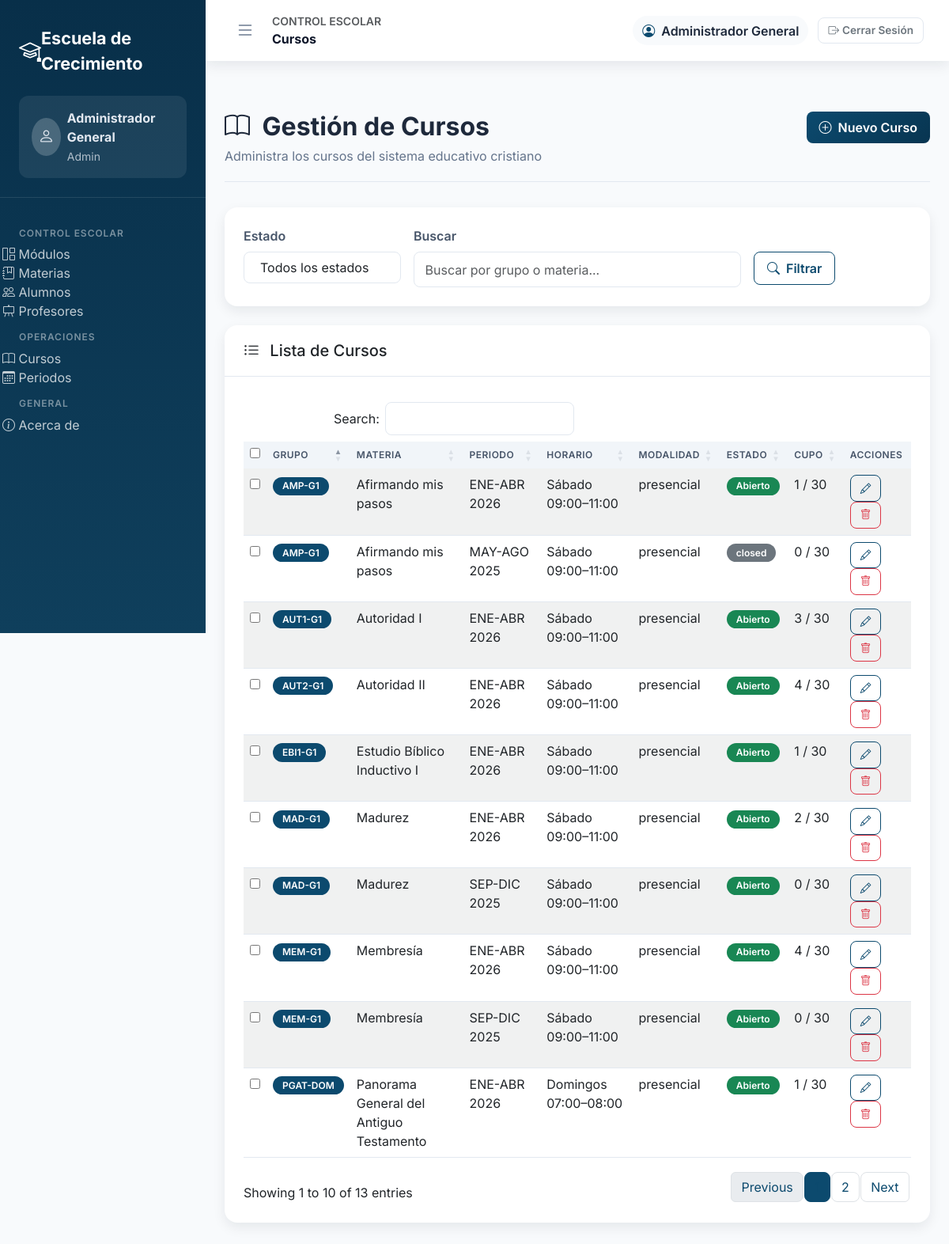
The page /courses (signed in) on the database its author committed.
### tables this page shows
CREATE TABLE `courses` (
  `id` int(10) UNSIGNED NOT NULL,
  `term_id` int(10) UNSIGNED NOT NULL,
  `subject_id` int(10) UNSIGNED NOT NULL,
  `group_name` varchar(80) NOT NULL,
  `schedule_label` varchar(120) NOT NULL,
  `modality` enum('zoom','presencial','mixto') NOT NULL DEFAULT 'zoom',
  `zoom_url` varchar(500) DEFAULT NULL,
  `pdf_path` varchar(255) DEFAULT NULL,
  `capacity` int(10) UNSIGNED NOT NULL DEFAULT '0',
  `status` enum('open','closed','archived') NOT NULL DEFAULT 'open',
  `created_at` timestamp NOT NULL DEFAULT CURRENT_TIMESTAMP,
  `updated_at` timestamp NOT NULL DEFAULT CURRENT_TIMESTAMP ON UPDATE CURRENT_TIMESTAMP
);

CREATE TABLE `subjects` (
  `id` int(10) UNSIGNED NOT NULL,
  `code` varchar(30) NOT NULL,
  `name` varchar(160) NOT NULL,
  `module_id` int(10) UNSIGNED DEFAULT NULL,
  `module` enum('I','II','III') DEFAULT NULL,
  `description` text,
  `is_active` tinyint(1) NOT NULL DEFAULT '1',
  `created_at` timestamp NOT NULL DEFAULT CURRENT_TIMESTAMP,
  `updated_at` timestamp NOT NULL DEFAULT CURRENT_TIMESTAMP ON UPDATE CURRENT_TIMESTAMP
);

CREATE TABLE `terms` (
  `id` int(10) UNSIGNED NOT NULL,
  `code` varchar(30) NOT NULL,
  `name` varchar(120) NOT NULL,
  `start_date` date DEFAULT NULL,
  `inscriptions_start` date NOT NULL,
  `inscriptions_end` date NOT NULL,
  `term_start` date NOT NULL,
  `term_end` date NOT NULL,
  `status` enum('draft','active','closed') NOT NULL DEFAULT 'draft',
  `created_at` timestamp NOT NULL DEFAULT CURRENT_TIMESTAMP,
  `updated_at` timestamp NOT NULL DEFAULT CURRENT_TIMESTAMP ON UPDATE CURRENT_TIMESTAMP,
  `enrollment_start` date DEFAULT NULL,
  `enrollment_end` date DEFAULT NULL
);

### src/UI/Views/courses/index.php (the view, shortened to what this page needs)
<?php
$basePath = rtrim($basePath ?? '', '/');
?>
<div class="container-xxl app-content">
    <div class="page-header">
        <div>
            <h1 class="page-title"><i class="bi bi-book me-2"></i> Gestión de Cursos</h1>
            <p class="page-subtitle">Administra los cursos del sistema educativo cristiano</p>
        </div>
        <div class="page-header-actions">
            <button class="btn btn-primary" data-bs-toggle="modal" data-bs-target="#createCourseModal">
                <i class="bi bi-plus-circle me-1"></i> Nuevo Curso
            </button>
        </div>
    </div>
    <div class="row mb-4">
        <div class="col-12">
            <div class="card filter-card">
                <div class="card-body">
                    <form class="row g-3" id="courseFilters" method="GET" action="<?= htmlspecialchars($basePath . '/courses') ?>">
                        <div class="col-md-3">
                            <label for="statusFilter" class="form-label">Estado</label>
                        </div>
                        <div class="col-md-6">
                            <label for="searchFilter" class="form-label">Buscar</label>
                            <input type="text" class="form-control" id="searchFilter" name="search" placeholder="Buscar por grupo o materia..." value="<?= htmlspecialchars($filters['search'] ?? '') ?>">
                        </div>
                        <div class="col-md-3">
                            <label class="form-label">&nbsp;</label>
                            <div>
                                <button type="submit" class="btn btn-outline-primary">
                                    <i class="bi bi-search me-1"></i> Filtrar
                                </button>
                            </div>
                        </div>
                    </form>
                </div>
            </div>
        </div>
    </div>
    <div class="row">
        <div class="col-12">
            <div class="card">
                <div class="card-header">
                    <h5 class="mb-0"><i class="bi bi-list-ul me-2"></i> Lista de Cursos</h5>
                </div>
                <div class="card-body">
                    <div class="table-responsive">
                        <table class="table table-striped table-hover" id="coursesTable" data-datatable data-order-column="1" data-order-direction="asc">
                            <thead>
                                <tr>
                                    <th data-orderable="false"><input type="checkbox" id="selectAll"></th>
                                    <th>Grupo</th>
                                    <th>Materia</th>
                                    <th>Periodo</th>
                                    <th>Horario</th>
                                    <th>Modalidad</th>
                                    <th>Estado</th>
                                    <th>Cupo</th>
                                    <th data-orderable="false">Acciones</th>
                                </tr>
                            </thead>
                            <tbody>
                                <?php if (empty($courses)): ?>
                                    <tr>
                                        <td colspan="9" class="text-center text-muted">No hay cursos registrados.</td>
                                    </tr>
                                <?php else: ?>
                                    <?php foreach ($courses as $course): ?>
                                        <?php
                                        $capacity = $course['capacity'] ?? null;
                                        $enrollmentCount = (int) ($course['enrollment_count'] ?? 0);
                                        $statusValue = $course['status'] ?? 'N/A';
                                        $statusKey = strtolower((string) $statusValue);
                                        $statusLabel = in_array($statusKey, ['open', 'abierto'], true)
                                            ? 'Abierto'
                                            : $statusValue;
                                        ?>
                                        <tr>
                                            <td><input type="checkbox" class="course-checkbox" value="<?= (int) $course['id'] ?>"></td>
                                            <td><span class="badge bg-primary"><?= htmlspecialchars($course['group_name'] ?? 'N/A') ?></span></td>
                                            <td><?= htmlspecialchars($course['subject_name'] ?? '') ?></td>
                                            <td><?= htmlspecialchars($course['term_name'] ?? 'Sin periodo') ?></td>
                                            <td><?= htmlspecialchars($course['schedule_label'] ?? 'Por definir') ?></td>
                                            <td><?= htmlspecialchars($course['modality'] ?? 'N/A') ?></td>
                                            <td><span class="badge bg-<?= in_array($statusKey, ['active', 'published', 'open'], true) ? 'success' : ($statusKey === 'draft' ? 'warning' : 'secondary') ?>">
                                                <?= htmlspecialchars($statusLabel) ?>
                                            </span></td>
                                            <td><?= $capacity ? sprintf('%d / %d', $enrollmentCount, $capacity) : $enrollmentCount ?></td>
                                            <td>
                                                <button
                                                    type="button"
                                                    class="btn btn-sm btn-outline-primary"
                                                    data-course-edit
                                                    data-id="<?= (int) $course['id'] ?>"
                                                    data-group-name="<?= htmlspecialchars($course['group_name'] ?? '', ENT_QUOTES) ?>"
                                                    data-subject-id="<?= (int) ($course['subject_id'] ?? 0) ?>"
                                                    data-term-id="<?= (int) ($course['term_id'] ?? 0) ?>"
                                                    data-status="<?= htmlspecialchars($course['status'] ?? '', ENT_QUOTES) ?>"
                                                    data-schedule-label="<?= htmlspecialchars($course['schedule_label'] ?? '', ENT_QUOTES) ?>"
                                                    data-modality="<?= htmlspecialchars($course['modality'] ?? '', ENT_QUOTES) ?>"
                                                    data-capacity="<?= (int) ($course['capacity'] ?? 0) ?>"
                                                >
                                                    <i class="bi bi-pencil"></i>
                                                </button>
                                                <button
                                                    type="button"
                                                    class="btn btn-sm btn-outline-danger"
                                                    data-course-delete
                                                    data-id="<?= (int) $course['id'] ?>"
                                                    data-name="<?= htmlspecialchars($course['group_name'] ?? '', ENT_QUOTES) ?>"
                                                >
                                                    <i class="bi bi-trash"></i>
                                                </button>
                                            </td>
                                        </tr>
                                    <?php endforeach; ?>
                                <?php endif; ?>
                            </tbody>
                        </table>
                    </div>
                </div>
            </div>
        </div>
    </div>
</div>

### public/assets/css/ui-premium.css (style rules this page uses)
:root { --primary-color: #0c4a6e; --primary-dark: #083551; --secondary-color: #082f49; --enterprise-accent: #0f5b82; --bs-primary: var(--primary-color); --bs-primary-rgb: 12, 74, 110; --success-color: #16a34a; --warning-color: #f59e0b; --danger-color: #ef4444; --info-color: #0ea5e9; --muted-color: #64748b; --border-color: #e2e8f0; --surface-color: #ffffff; --surface-alt: #f8fafc; --radius-lg: 16px; --radius-md: 12px; --radius-sm: 8px; --shadow-sm: 0 6px 16px rgba(15, 23, 42, 0.08); --shadow-md: 0 10px 30px rgba(15, 23, 42, 0.12); }
* { box-sizing: border-box; }
body { font-family: 'Inter', 'Segoe UI', sans-serif; background-color: var(--surface-alt); color: #0f172a; }
.app-body { min-height: 100vh; }
.app-content { max-width: 1400px; margin: 0 auto; padding: 2rem 1.5rem 3rem; }
.page-header { display: flex; align-items: flex-start; justify-content: space-between; gap: 1.5rem; margin-bottom: 2rem; padding-bottom: 1.25rem; border-bottom: 1px solid var(--border-color); }
.page-header .page-title { font-size: 2rem; font-weight: 700; margin-bottom: 0.35rem; }
.page-header .page-subtitle { color: var(--muted-color); margin-bottom: 0; }
.page-header-actions { display: flex; flex-wrap: wrap; gap: 0.75rem; }
.card { border: none; border-radius: var(--radius-lg); box-shadow: var(--shadow-sm); }
.card-header { background-color: transparent; border-bottom: 1px solid var(--border-color); padding: 1.25rem 1.5rem; }
.card-body { padding: 1.5rem; }
.filter-card { background: var(--surface-color); }
.table { margin-bottom: 0; border-color: var(--border-color); }
.table thead th { background-color: #f1f5f9; border: none; font-weight: 600; color: #475569; text-transform: uppercase; font-size: 0.75rem; letter-spacing: 0.04em; }
.table tbody tr { transition: background-color 0.2s ease; }
.table-striped > tbody > tr:nth-of-type(odd) > * { background-color: #fdfefe; }
.badge { border-radius: 999px; font-weight: 600; padding: 0.35rem 0.75rem; }
.btn { border-radius: var(--radius-sm); font-weight: 600; padding: 0.5rem 1rem; }
.btn-primary { background: linear-gradient(135deg, var(--primary-color), var(--primary-dark)); border: none; }
.btn-outline-primary { border-color: var(--primary-color); color: var(--primary-color); }
.btn-sm { padding: 0.35rem 0.75rem; font-size: 0.85rem; }
.form-control, .form-select { border-radius: var(--radius-sm); border: 1.5px solid var(--border-color); padding: 0.6rem 0.85rem; }
.form-label { font-weight: 600; color: #475569; }
.page-title { font-size: 2rem; font-weight: 700; color: #1e293b; }
.page-subtitle { color: var(--muted-color); font-size: 1rem; }

### rows shown on the page
courses: group_name "PGAT-DOM", subject.name "Panorama General del Antiguo Testamento", term.name "ENE-ABR 2026", schedule_label "Domingos 07:00–08:00", modality "presencial", status "Abierto", enrollmentCount "1", capacity "30"
courses: group_name "AUT2-G1", subject.name "Autoridad II", term.name "ENE-ABR 2026", schedule_label "Sábado 09:00–11:00", modality "presencial", status "Abierto", enrollmentCount "4", capacity "30"
courses: group_name "AUT1-G1", subject.name "Autoridad I", term.name "ENE-ABR 2026", schedule_label "Sábado 09:00–11:00", modality "presencial", status "Abierto", enrollmentCount "3", capacity "30"
courses: group_name "EBI1-G1", subject.name "Estudio Bíblico Inductivo I", term.name "ENE-ABR 2026", schedule_label "Sábado 09:00–11:00", modality "presencial", status "Abierto", enrollmentCount "1", capacity "30"
courses: group_name "MAD-G1", subject.name "Madurez", term.name "ENE-ABR 2026", schedule_label "Sábado 09:00–11:00", modality "presencial", status "Abierto", enrollmentCount "2", capacity "30"
courses: group_name "MEM-G1", subject.name "Membresía", term.name "ENE-ABR 2026", schedule_label "Sábado 09:00–11:00", modality "presencial", status "Abierto", enrollmentCount "4", capacity "30"
courses: group_name "AMP-G1", subject.name "Afirmando mis pasos", term.name "ENE-ABR 2026", schedule_label "Sábado 09:00–11:00", modality "presencial", status "Abierto", enrollmentCount "1", capacity "30"
courses: group_name "MAD-G1", subject.name "Madurez", term.name "SEP-DIC 2025", schedule_label "Sábado 09:00–11:00", modality "presencial", status "Abierto", enrollmentCount "0", capacity "30"
courses: group_name "MEM-G1", subject.name "Membresía", term.name "SEP-DIC 2025", schedule_label "Sábado 09:00–11:00", modality "presencial", status "Abierto", enrollmentCount "0", capacity "30"
courses: group_name "AMP-G1", subject.name "Afirmando mis pasos", term.name "MAY-AGO 2025", schedule_label "Sábado 09:00–11:00", modality "presencial", status "closed", enrollmentCount "0", capacity "30"

### other values the page prints
$displayName "Administrador General"
ucfirst($userRole) ?: 'Usuario' "Admin"
$displayTitle "Cursos"
